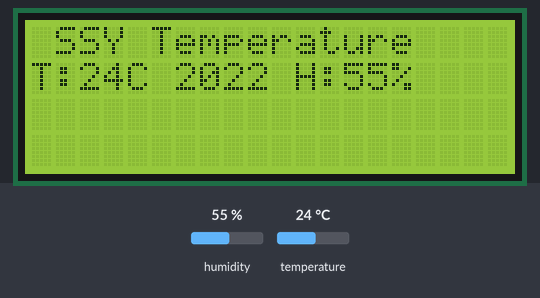
Bench run of a sketch on a simulated Arduino Uno, built with avr-gcc and run on an emulated ATmega328P. Shown: 20×4 character LCD. The inputs (shaded band) are chosen by the test bench; at power-on: humidity 55 %, temperature 24 °C. What the sketch prints to the serial monitor is not drawn.

Above: at 1.2 s.
1.3 s: humidity set to 22 %
At 3.4 s:
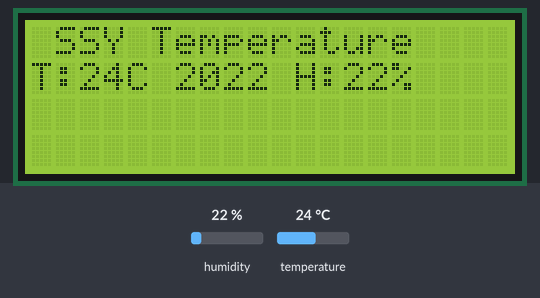
4.1 s: temperature set to 12 °C
At 5.0 s:
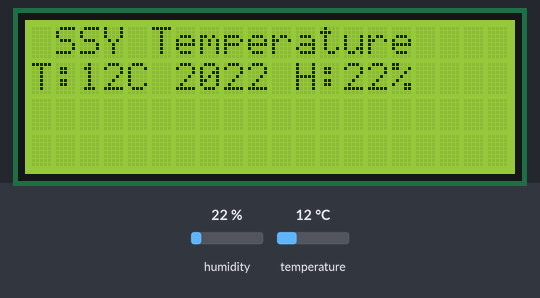
6.9 s: humidity set to 40 %
At 9.2 s:
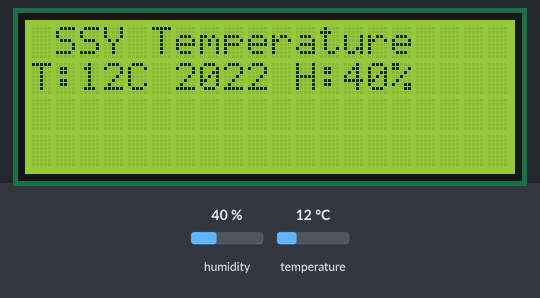
10.0 s: temperature set to 19 °C
Timing chart, 0 to 13.0 s (numbered marks = the images above; inputs shaded):
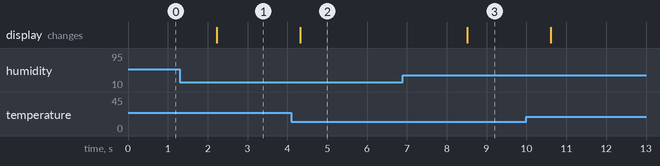

Measured:
- after the input at 1.3 s, the display: changes after 0.92 s (image 1)
- after the input at 4.1 s, the display: changes after 0.22 s (image 2)
- after the input at 6.9 s, the display: changes after 1.6 s (image 3)

The sketch:

Temperature_sensor.ino
```cpp
//Libraries


#include <DHT.h>;


//I2C LCD:


#include <LiquidCrystal_I2C.h>


#include <Wire.h>


LiquidCrystal_I2C lcd(0x27,20,4); // set the LCD address to 0x27 for a 16 chars and 2 line display


//Constants


#define DHTPIN 7     // what pin we're connected to


#define DHTTYPE DHT11   // DHT 11


DHT dht(DHTPIN, DHTTYPE); //// Initialize DHT sensor for normal 16mhz Arduino


//Variables


//int chk;


int h;  //Stores humidity value


int t; //Stores temperature value


void setup()


{


    Serial.begin(9600);


    Serial.println("Temperature and Humidity Sensor Test");


    dht.begin();


    lcd.init(); //initialize the lcd


    lcd.backlight(); //open the backlight


}


void loop()


{


    //Read data and store it to variables h (humidity) and t (temperature)


    // Reading temperature or humidity takes about 250 milliseconds!


    h = dht.readHumidity();


    t = dht.readTemperature();


    //Print temp and humidity values to serial monitor


    Serial.print("Humidity: ");


    Serial.print(h);


    Serial.print(" %, Temp: ");


    Serial.print(t);


    Serial.println(" ° Celsius");


// set the cursor to (0,0):


// print from 0 to 9:


    lcd.setCursor(0, 0);


    lcd.println(" SSY Temperature ");


    lcd.setCursor(0, 1);


    lcd.print("T:");


    lcd.print(t);


    lcd.print("C");


    lcd.setCursor(6, 1);


    lcd.println("2022 ");


    lcd.setCursor(11, 1);


    lcd.print("H:");


    lcd.print(h);


    lcd.print("%");


  delay(1000); //Delay 1 sec.


}
```
